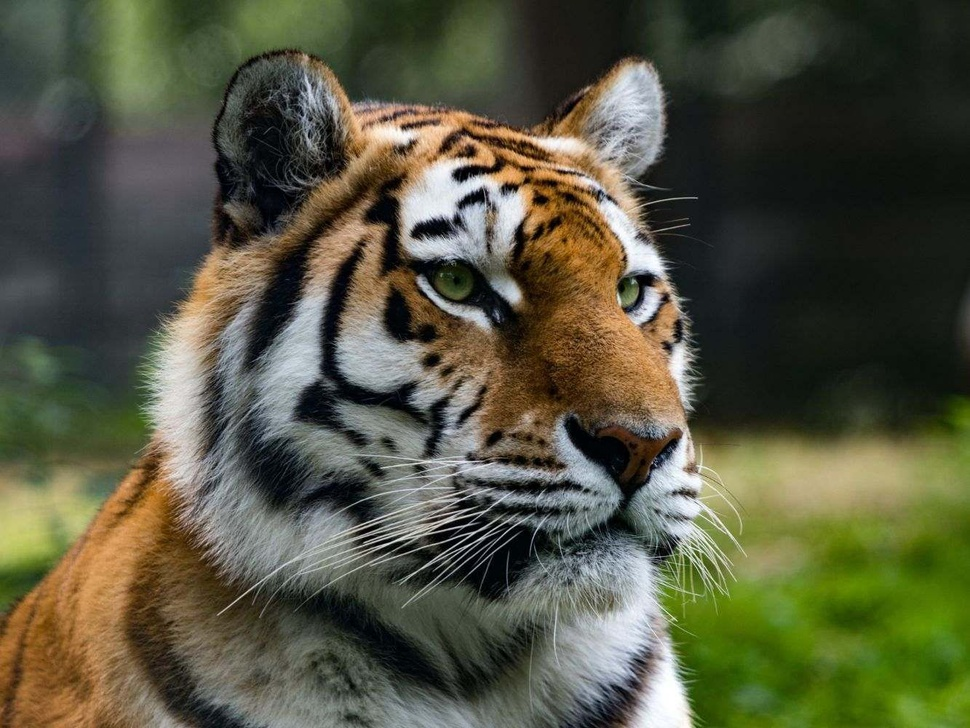
#> input picture 1207070067_Moh Husni Nasrul Haq/harimau.jpg, 970 x 728 px, shrunk from 1333 x 1000 before the run
$ python '1. Filter Sobel.py'   (older library calls are emulated)
#> lines starting #> are read from the running program, lines starting #| are printed output that depends on the picture
import cv2
import numpy as np
from matplotlib import pyplot as plt
from skimage import data

image = cv2.imread("harimau.jpg",0)
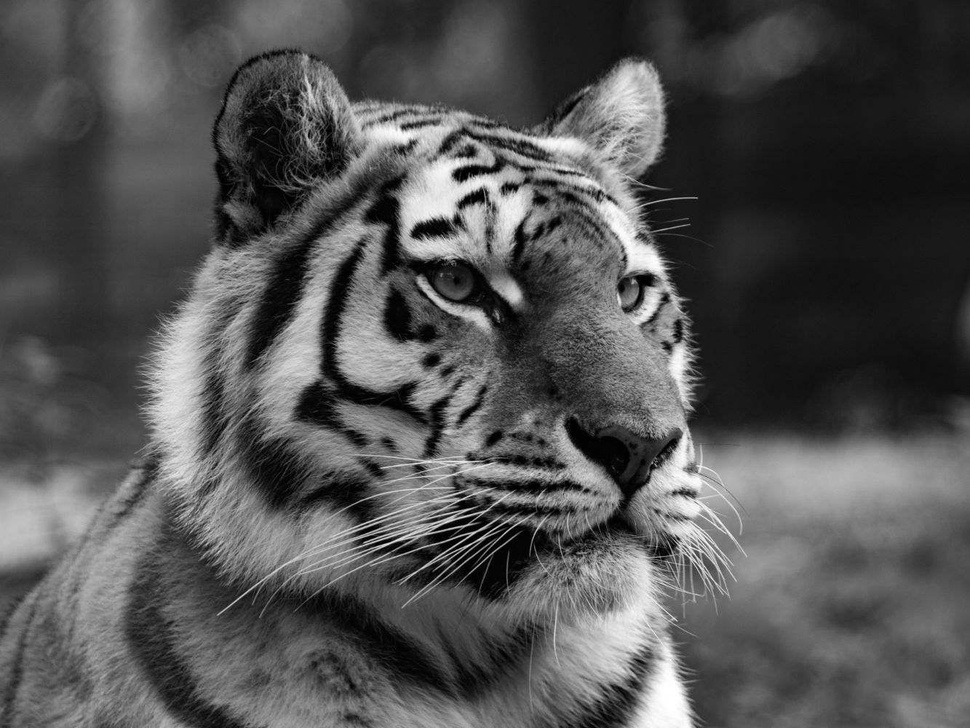
#> image: shape (728, 970); min 0, max 255, mean 83.2

image_sobelx = cv2.Sobel(image,cv2.CV_8U, 1, 0, ksize = 5)
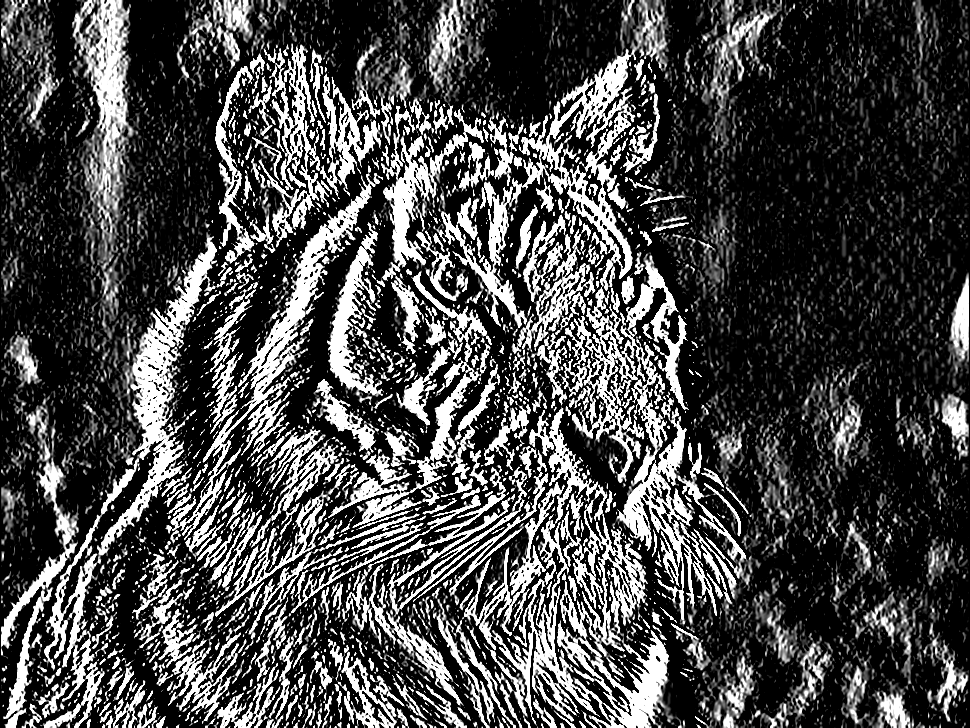
#> image_sobelx: shape (728, 970); min 0, max 255, mean 72.5
image_sobely = cv2.Sobel(image,cv2.CV_8U, 0, 1, ksize = 5)
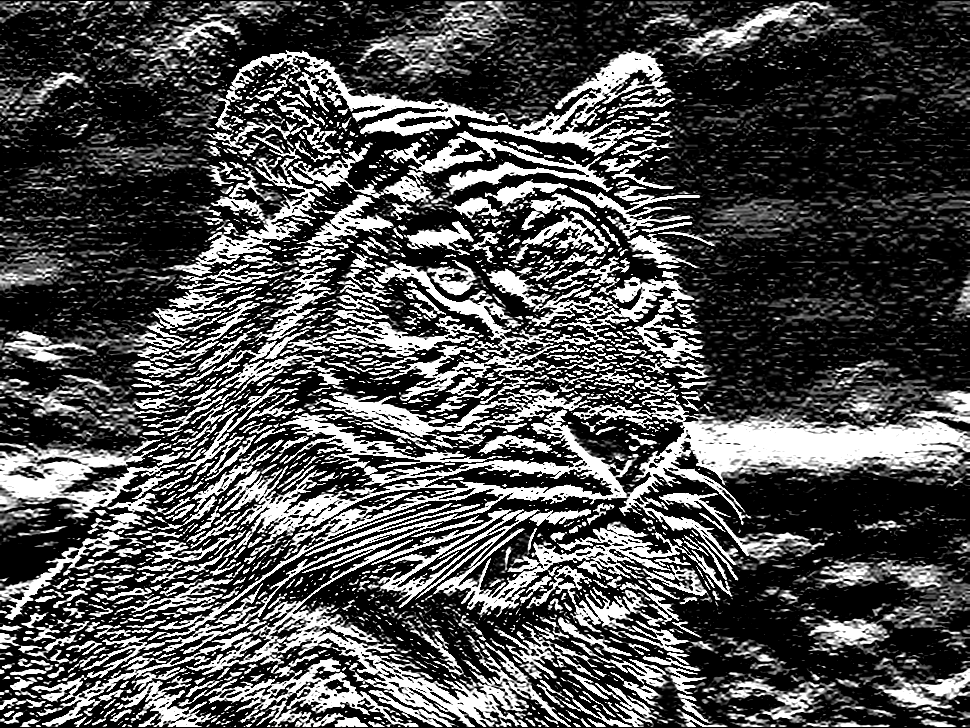
#> image_sobely: shape (728, 970); min 0, max 255, mean 78.9
image_sobel = image_sobelx + image_sobely
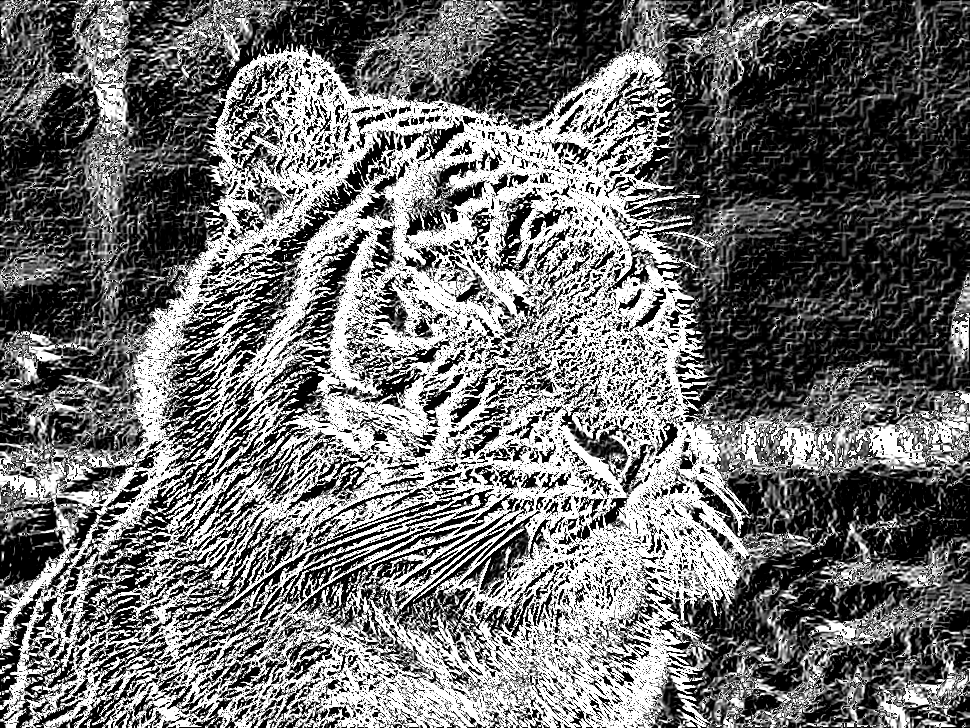
#> image_sobel: shape (728, 970); min 0, max 255, mean 110.3

fig, axes = plt.subplots (4,2, figsize = (20, 20))
ax = axes.ravel()

ax[0].imshow(image, cmap = 'gray')
ax[0].set_title ("Citra Input")
ax[1].hist (image.ravel(), bins = 256)
ax[1].set_title ("Histogram Citra Input")

ax[2].imshow (image_sobelx, cmap = 'gray')
ax[2].set_title ("Citra Output")

ax[3].hist (image_sobelx.ravel(), bins = 256)
ax[3].set_title ("Histogram Citra Input")

ax[4].imshow (image_sobely, cmap = 'gray')
ax[4].set_title ("Citra Output")

ax[5].hist (image_sobely.ravel(), bins = 256)
ax[5].set_title ("Histogram Citra Input")

ax[6].imshow (image_sobel, cmap = 'gray')
ax[6].set_title ("Citra Output")

ax[7].hist (image_sobel.ravel(), bins = 256)
ax[7].set_title ("Histogram Citra Input")

fig.tight_layout()
plt.show()
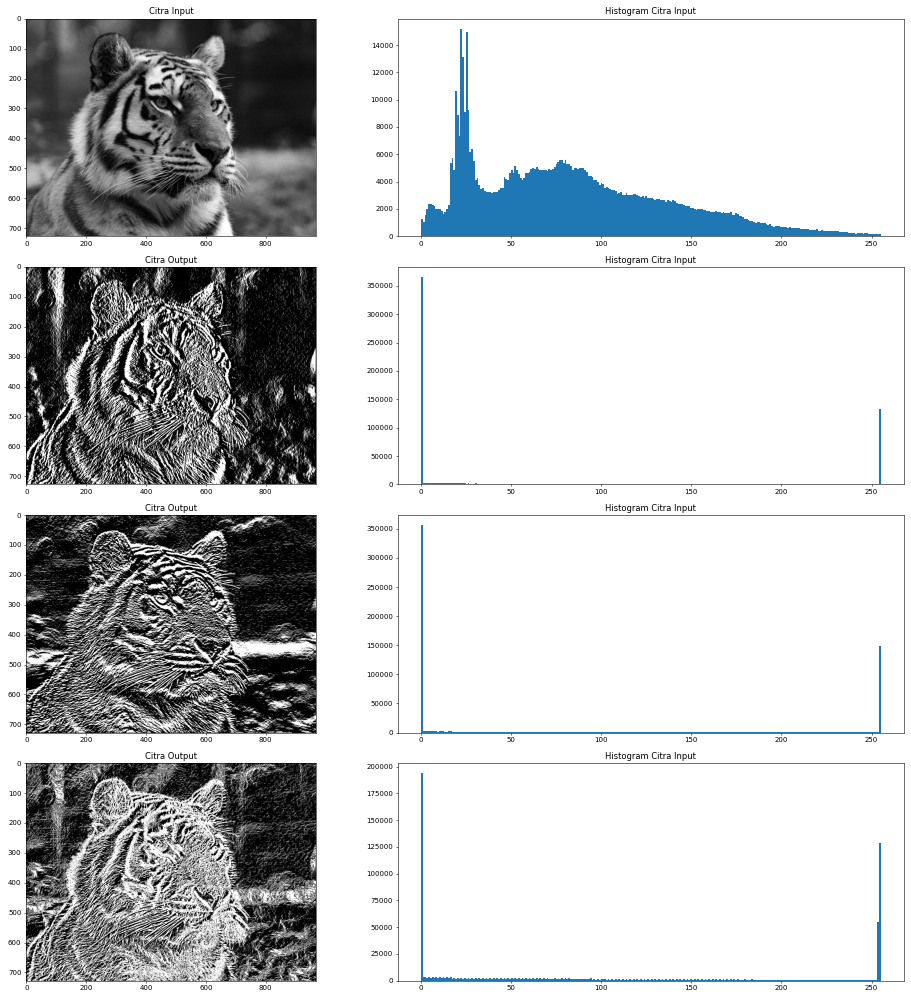
#> figure drawn by matplotlib, 8 panels; panel 2: tallest bar 15172 high, from x = 21.91 to 22.91; panel 4: tallest bar 365273 high, from x = 0 to 0.996; panel 6: tallest bar 356224 high, from x = 0 to 0.996; panel 8: tallest bar 193710 high, from x = 0 to 0.996
